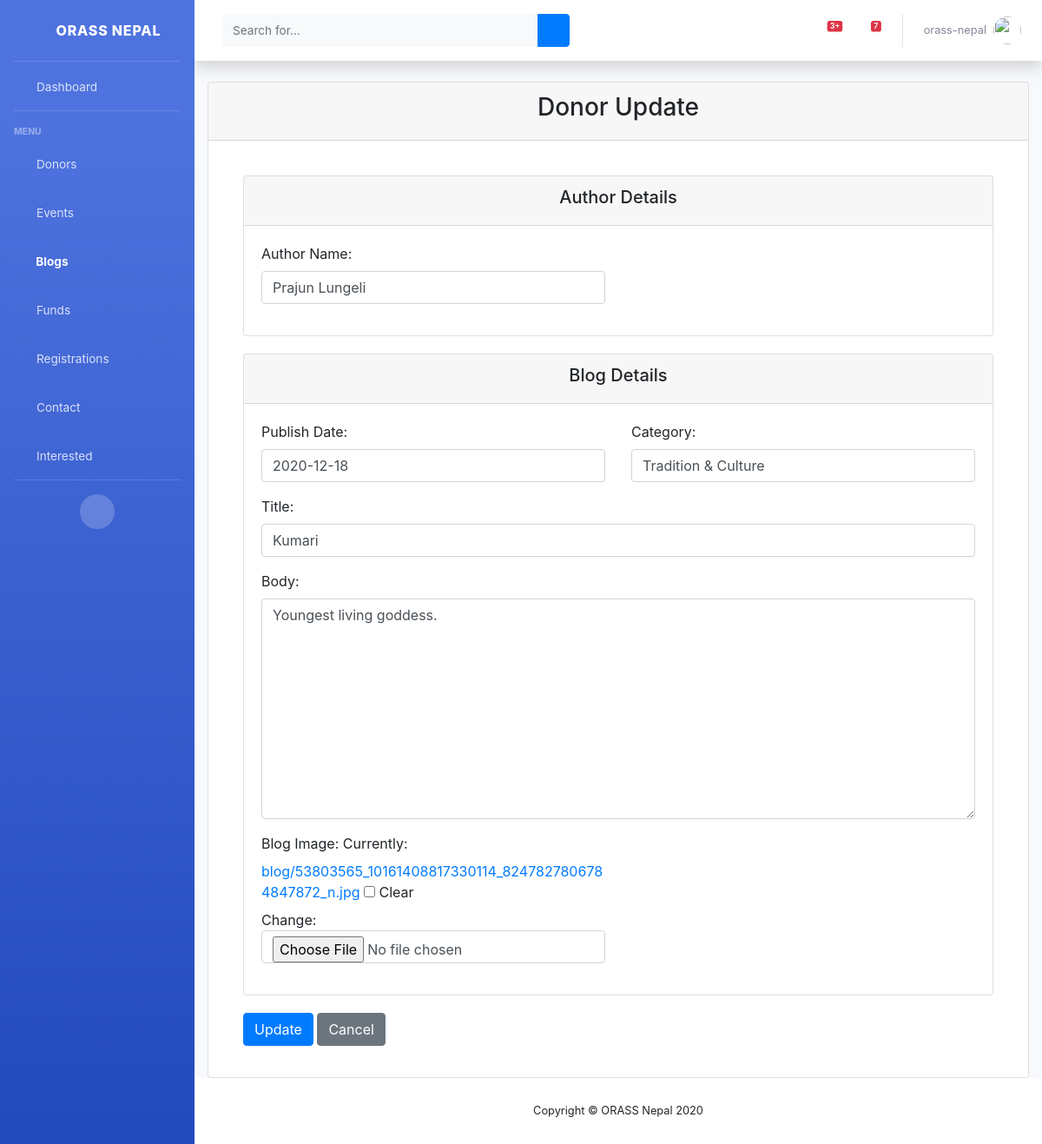
Screenshot of /view/blogs/1/update/ (signed in) with the database file from the repository.
### web/models.py (models this page shows, shortened)
class Blog(models.Model):
    title = models.CharField(max_length=255)
    category = models.CharField(max_length=150)
    author = models.CharField(max_length=100)
    body = models.TextField()
    post_date = models.DateField(default=timezone.now)
    picture = models.ImageField(upload_to='blog/', null=True, blank=True)

### web/views.py (the view, shortened to what this page needs)
# urls.py: path('view/blogs/<int:pk>/update/', login_required(BlogUpdateView.as_view(), login_url='/staff'),
class BlogUpdateView(UpdateView):
    model = Blog
    fields = ('author',
              'post_date',
              'title',
              'category',
              'body',
              'picture',
              )
    template_name = 'staff/update_blog_detail.html'
    context_object_name = 'blog'

### web/templates/staff/update_blog_detail.html (shortened to what this page needs)
{% extends 'staff/base.html' %}
{% load widget_tweaks %}
{% block blogActive %}active{% endblock blogActive %}
{% block content %}
<div class="card mb-12">
    <div class="card-header">
        <h3><center>Donor Update</center> </h3>
    </div>
    <div class="card-body">
      <form method="post" enctype="multipart/form-data" style="margin: 0 20px 0 20px;">
        <div class="card" style="margin-top: 20px">
          <div class="card-header"><h5><center>Author Details</center></h5></div>
          <div class="card-body">
            <div class="row">
              <div class="col-md-6 mb-3">
                  <label>Author Name:</label>
                  {% render_field form.author class="form-control" placeholder=form.author.label %}
              </div>
            </div>
          </div>
        </div>
        <div class="card" style="margin-top: 20px">
          <div class="card-header"><h5><center>Blog Details</center> </h5></div>
          <div class="card-body">
            <div class="row">
              <div class="col-md-6 mb-3">
                  <label>Publish Date:</label>
                  {% render_field form.post_date class="form-control" placeholder=form.post_date.label %}
              </div>
              <div class="col-md-6 mb-3">
                  <label>{{form.category.label}}:</label>
                  {% render_field form.category class="form-control" placeholder=form.category.label %}
              </div>
            </div>
              <div class="row">
                  <div class="col-md-12 mb-3">
                      <label>{{ form.title.label }}:</label>
                      {% render_field form.title class="form-control" placeholder=form.title.label %}
                  </div>
              </div>
              <div class="row">
                  <div class="col-md-12 mb-3">
                      <label>{{ form.body.label }}:</label>
                      {% render_field form.body class="form-control" placeholder=form.body.label %}
                  </div>
                  <div class="col-md-6 mb-3">
                      <label>Blog Image:</label>
                      {% render_field form.picture class="form-control" placeholder=form.picture.label %}
                  </div>
              </div>
          </div>
        </div>
        <div class="form-group" style="margin-top: 20px" >
            <input class="btn btn-primary" type="submit" value="Update">
            <a href="{% url 'web:blog-detail' blog.id %}" class="btn btn-secondary">Cancel</a>
        </div>
      </form>
    </div>
  </div>
{% endblock content %}

### web/templates/staff/base.html (shortened to what this page needs)
{% load static %}
<!DOCTYPE html>
<html lang="en">
<head>
    <link href="{% static 'vendor/fontawesome-free/css/all.min.css' %}" rel="stylesheet" type="text/css">
    <link href="{% static 'css/sb-admin-2.min.css' %}" rel="stylesheet">
    <link rel="stylesheet" href="https://netdna.bootstrapcdn.com/font-awesome/4.7.0/css/font-awesome.css">
    <link rel="stylesheet" href="https://stackpath.bootstrapcdn.com/bootstrap/4.1.3/css/bootstrap.min.css">
</head>
<body id="page-top">
    <div id="wrapper">
        <ul class="navbar-nav bg-gradient-primary sidebar sidebar-dark accordion" id="accordionSidebar">
            <a class="sidebar-brand d-flex align-items-center justify-content-center" href="{% url 'web:dashboard' %}">
                <div class="sidebar-brand-icon rotate-n-15">
                    <i class="fas fa-laugh-wink"></i>
                </div>
                <div class="sidebar-brand-text mx-3">ORASS Nepal</div>
            </a>
            <hr class="sidebar-divider my-0">
            <li class="nav-item {% block dashActive %}{% endblock dashActive %}">
                <a class="nav-link" href="{% url 'web:dashboard' %}">
                    <i class="fas fa-fw fa-tachometer-alt"></i>
                    <span>Dashboard</span></a>
            </li>
            <hr class="sidebar-divider">
            <div class="sidebar-heading">
                Menu
            </div>
            <li class="nav-item {% block donorActive %}{% endblock donorActive %}">
                <a class="nav-link" href="{% url 'web:view-donor' %}">
                    <i class="fas fa-fw fa-donate"></i>
                    <span>Donors</span></a>
            </li>
            <li class="nav-item {% block eventActive %}{% endblock eventActive %}">
                <a class="nav-link" href="{% url 'web:view-event' %}">
                    <i class="fas fa-fw fa-table"></i>
                    <span>Events</span></a>
            </li>
            <li class="nav-item {% block blogActive %}{% endblock blogActive %}">
                <a class="nav-link" href="{% url 'web:view-blog' %}">
                    <i class="fas fa-fw fa-blog"></i>
                    <span>Blogs</span></a>
            </li>
            <li class="nav-item {% block fundActive %}{% endblock fundActive %}">
                <a class="nav-link" href="{% url 'web:view-fund' 1 %}">
                    <i class="fas fa-fw fa-money"></i>
                    <span>Funds</span></a>
            </li>
            <li class="nav-item {% block regActive %}{% endblock regActive %}">
                <a class="nav-link" href="{% url 'web:view-registration' %}">
                    <i class="fas fa-fw fa-folder"></i>
                    <span>Registrations</span></a>
            </li>
            <li class="nav-item {% block contActive %}{% endblock contActive %}">
                <a class="nav-link" href="{% url 'web:view-query' %}">
                    <i class="fas fa-fw fa-comments"></i>
                    <span>Contact</span></a>
            </li>
            <li class="nav-item {% block intActive %}{% endblock intActive %}">
                <a class="nav-link" href="{% url 'web:view-interested' %}">
                    <i class="fas fa-fw fa-users"></i>
                    <span>Interested</span></a>
            </li>
            <hr class="sidebar-divider d-none d-md-block">
            <div class="text-center d-none d-md-inline">
                <button class="rounded-circle border-0" id="sidebarToggle"></button>
            </div>
        </ul>
        <div id="content-wrapper" class="d-flex flex-column">
            <div id="content">
                <nav class="navbar navbar-expand navbar-light bg-white topbar mb-4 static-top shadow">
                    <form
                        class="d-none d-sm-inline-block form-inline mr-auto ml-md-3 my-2 my-md-0 mw-100 navbar-search">
                        <div class="input-group">
                            <input type="text" class="form-control bg-light border-0 small" placeholder="Search for..."
                                aria-label="Search" aria-describedby="basic-addon2">
                            <div class="input-group-append">
                                <button class="btn btn-primary" type="button">
                                    <i class="fas fa-search fa-sm"></i>
                                </button>
                            </div>
                        </div>
                    </form>
                    <ul class="navbar-nav ml-auto">
                        <li class="nav-item dropdown no-arrow mx-1">
                            <a class="nav-link dropdown-toggle" href="#" id="alertsDropdown" role="button"
                                data-toggle="dropdown" aria-haspopup="true" aria-expanded="false">
                                <span class="badge badge-danger badge-counter">3+</span>
                            </a>
                        </li>
                        <li class="nav-item dropdown no-arrow mx-1">
                            <a class="nav-link dropdown-toggle" href="#" id="messagesDropdown" role="button"
                                data-toggle="dropdown" aria-haspopup="true" aria-expanded="false">
                                <i class="fas fa-envelope fa-fw"></i>
                                <span class="badge badge-danger badge-counter">7</span>
                            </a>
                        </li>
                        <li class="nav-item dropdown no-arrow">
                            <a class="nav-link dropdown-toggle" href="#" id="userDropdown" role="button"
                                data-toggle="dropdown" aria-haspopup="true" aria-expanded="false">
                                <span class="mr-2 d-none d-lg-inline text-gray-600 small">{{ user.username }}</span>
                                <img class="img-profile rounded-circle"
                                    src="{% static 'images/undraw_profile.svg' %}">
                            </a>
                        </li>
                    </ul>
                </nav>
                <div class="container-fluid">
                    {% block content %}
                    {% endblock content %}
                </div>
            </div>
            <footer class="sticky-footer bg-white">
                <div class="container my-auto">
                    <div class="copyright text-center my-auto">
                        <span>Copyright &copy; ORASS Nepal 2020</span>
                    </div>
                </div>
            </footer>
        </div>
    </div>
</body>
</html>

### rows the page displays
Blog: author "Prajun Lungeli", post_date "2020-12-18", category "Tradition & Culture", title "Kumari", body "Youngest living goddess."

### other values shown
{{ user.username }} "orass-nepal"
